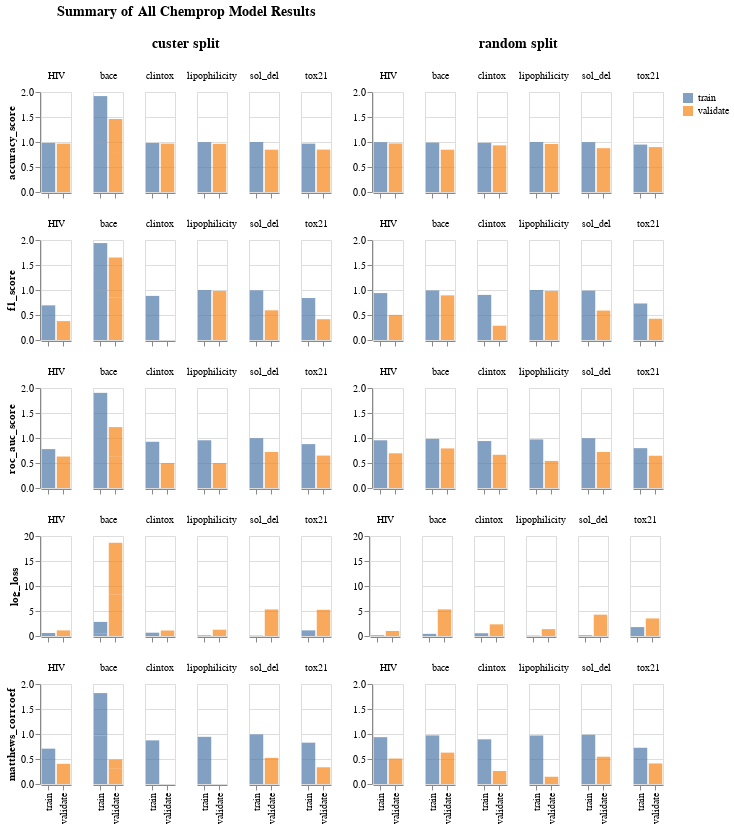

Here is the notebook cell this chart was saved with:
### Code cell
stack = None
chart = None

for i, metric in enumerate(vis_df['metric'].unique()):
    for j, split_type in enumerate(vis_df['split_method'].unique()):
        chart_title = None
        y_title = None
        x_labels = False

        if i == 0: 
            chart_title = "\n" + split_type + " split"

        if i ==0 and j == 0:
            chart_title = ["Summary of All Chemprop Model Results", "", chart_title]
        
        if i == len(vis_df['metric'].unique()) - 1:
            x_labels = True

        if j == 0: y_title = metric

        plot = alt.Chart(vis_df[(vis_df['metric'] == metric) & (vis_df['split_method'] == split_type)]
        ).mark_bar(opacity = 0.7).encode(
                y = alt.Y("score:Q", title = y_title),
                x = alt.X("split_id:N", title= None, axis = alt.Axis(labels = x_labels)),
                color = alt.Color("split_id:N", title = None),
                column =  alt.Row("dataset:N", title = chart_title, header=alt.Header(titleFontSize=14))
                ).properties(width = 30, height = 100)

    
        if not stack:
            stack = plot
        else:
            stack = alt.hconcat(
                stack,
                plot).resolve_scale(
                    y='shared')
            # stack = stack | plot
            # stack.resolve_scale(y = 'shared')

    if not chart:
            chart = stack
    else:
        chart = chart & stack
    stack = None

chart

### Figure 1 — Vega-Lite specification as saved in the notebook (floating-point values rounded to 4 significant figures)
{"config": {"view": {"continuousWidth": 400, "continuousHeight": 300}}, "vconcat": [{"hconcat": [{"data": {"name": "data-8a637bf89081c3ed2e08f4b989cc985f"}, "mark": {"type": "bar", "opacity": 0.7}, "encoding": {"color": {"field": "split_id", "title": null, "type": "nominal"}, "column": {"field": "dataset", "header": {"titleFontSize": 14}, "title": ["Summary of All Chemprop Model Results", "", "\ncuster split"], "type": "nominal"}, "x": {"axis": {"labels": false}, "field": "split_id", "title": null, "type": "nominal"}, "y": {"field": "score", "title": "accuracy_score", "type": "quantitative"}}, "height": 100, "width": 30}, {"data": {"name": "data-3a767518e824bedeeb6aaea7820103e8"}, "mark": {"type": "bar", "opacity": 0.7}, "encoding": {"color": {"field": "split_id", "title": null, "type": "nominal"}, "column": {"field": "dataset", "header": {"titleFontSize": 14}, "title": "\nrandom split", "type": "nominal"}, "x": {"axis": {"labels": false}, "field": "split_id", "title": null, "type": "nominal"}, "y": {"field": "score", "title": null, "type": "quantitative"}}, "height": 100, "width": 30}], "resolve": {"scale": {"y": "shared"}}}, {"hconcat": [{"data": {"name": "data-fd460ac88901b4a2e198334761c3339e"}, "mark": {"type": "bar", "opacity": 0.7}, "encoding": {"color": {"field": "split_id", "title": null, "type": "nominal"}, "column": {"field": "dataset", "header": {"titleFontSize": 14}, "title": null, "type": "nominal"}, "x": {"axis": {"labels": false}, "field": "split_id", "title": null, "type": "nominal"}, "y": {"field": "score", "title": "f1_score", "type": "quantitative"}}, "height": 100, "width": 30}, {"data": {"name": "data-214bc18a24bacf2f9cf74572569aaabb"}, "mark": {"type": "bar", "opacity": 0.7}, "encoding": {"color": {"field": "split_id", "title": null, "type": "nominal"}, "column": {"field": "dataset", "header": {"titleFontSize": 14}, "title": null, "type": "nominal"}, "x": {"axis": {"labels": false}, "field": "split_id", "title": null, "type": "nominal"}, "y": {"field": "score", "title": null, "type": "quantitative"}}, "height": 100, "width": 30}], "resolve": {"scale": {"y": "shared"}}}, {"hconcat": [{"data": {"name": "data-51d85cf015390aa3a0c3ff42a5bc7448"}, "mark": {"type": "bar", "opacity": 0.7}, "encoding": {"color": {"field": "split_id", "title": null, "type": "nominal"}, "column": {"field": "dataset", "header": {"titleFontSize": 14}, "title": null, "type": "nominal"}, "x": {"axis": {"labels": false}, "field": "split_id", "title": null, "type": "nominal"}, "y": {"field": "score", "title": "roc_auc_score", "type": "quantitative"}}, "height": 100, "width": 30}, {"data": {"name": "data-875b226dff86a39f240b36473241d7ee"}, "mark": {"type": "bar", "opacity": 0.7}, "encoding": {"color": {"field": "split_id", "title": null, "type": "nominal"}, "column": {"field": "dataset", "header": {"titleFontSize": 14}, "title": null, "type": "nominal"}, "x": {"axis": {"labels": false}, "field": "split_id", "title": null, "type": "nominal"}, "y": {"field": "score", "title": null, "type": "quantitative"}}, "height": 100, "width": 30}], "resolve": {"scale": {"y": "shared"}}}, {"hconcat": [{"data": {"name": "data-fea2c46d9871bb22f0da810082716906"}, "mark": {"type": "bar", "opacity": 0.7}, "encoding": {"color": {"field": "split_id", "title": null, "type": "nominal"}, "column": {"field": "dataset", "header": {"titleFontSize": 14}, "title": null, "type": "nominal"}, "x": {"axis": {"labels": false}, "field": "split_id", "title": null, "type": "nominal"}, "y": {"field": "score", "title": "log_loss", "type": "quantitative"}}, "height": 100, "width": 30}, {"data": {"name": "data-9696b86d95910e45990e5b47fe67a41d"}, "mark": {"type": "bar", "opacity": 0.7}, "encoding": {"color": {"field": "split_id", "title": null, "type": "nominal"}, "column": {"field": "dataset", "header": {"titleFontSize": 14}, "title": null, "type": "nominal"}, "x": {"axis": {"labels": false}, "field": "split_id", "title": null, "type": "nominal"}, "y": {"field": "score", "title": null, "type": "quantitative"}}, "height": 100, "width": 30}], "resolve": {"scale": {"y": "shared"}}}, {"hconcat": [{"data": {"name": "data-2d704acb8864cbeb099fa6fe1321620e"}, "mark": {"type": "bar", "opacity": 0.7}, "encoding": {"color": {"field": "split_id", "title": null, "type": "nominal"}, "column": {"field": "dataset", "header": {"titleFontSize": 14}, "title": null, "type": "nominal"}, "x": {"axis": {"labels": true}, "field": "split_id", "title": null, "type": "nominal"}, "y": {"field": "score", "title": "matthews_corrcoef", "type": "quantitative"}}, "height": 100, "width": 30}, {"data": {"name": "data-56884d3c28cb8beb768ae3412218762e"}, "mark": {"type": "bar", "opacity": 0.7}, "encoding": {"color": {"field": "split_id", "title": null, "type": "nominal"}, "column": {"field": "dataset", "header": {"titleFontSize": 14}, "title": null, "type": "nominal"}, "x": {"axis": {"labels": true}, "field": "split_id", "title": null, "type": "nominal"}, "y": {"field": "score", "title": null, "type": "quantitative"}}, "height": 100, "width": 30}], "resolve": {"scale": {"y": "shared"}}}], "$schema": "https://vega.github.io/schema/vega-lite/v4.17.0.json", "datasets": {"data-8a637bf89081c3ed2e08f4b989cc985f": [{"result_file": "bace-cluster-train-pred-hyperopt.csv", "dataset": "bace", "split_id": "train", "split_method": "custer", "metric": "accuracy_score", "score": 0.9868}, {"result_file": "bace-cluster-train-pred.csv", "dataset": "bace", "split_id": "train", "split_method": "custer", "metric": "accuracy_score", "score": 0.9316}, {"result_file": "bace-cluster-validate-pred-hyperopt.csv", "dataset": "bace", "split_id": "validate", "split_method": "custer", "metric": "accuracy_score", "score": 0.7611}, {"result_file": "bace-cluster-validate-pred.csv", "dataset": "bace", "split_id": "validate", "split_method": "custer", "metric": "accuracy_score", "score": 0.6991}, {"result_file": "clintox-cluster-train-pred.csv", "dataset": "clintox", "split_id": "train", "split_method": "custer", "metric": "accuracy_score", "score": 0.9809}, {"result_file": "clintox-cluster-validate-pred.csv", "dataset": "clintox", "split_id": "validate", "split_method": "custer", "metric": "accuracy_score", "score": 0.9683}, {"result_file": "deepchem_Lipophilicity-cluster-train-pred.csv", "dataset": "lipophilicity", "split_id": "train", "split_method": "custer", "metric": "accuracy_score", "score": 0.9964}, {"result_file": "deepchem_Lipophilicity-cluster-validate-pred.csv", "dataset": "lipophilicity", "split_id": "validate", "split_method": "custer", "metric": "accuracy_score", "score": 0.9635}, {"result_file": "HIV-cluster-train-pred.csv", "dataset": "HIV", "split_id": "train", "split_method": "custer", "metric": "accuracy_score", "score": 0.9829}, {"result_file": "HIV-cluster-validate-pred.csv", "dataset": "HIV", "split_id": "validate", "split_method": "custer", "metric": "accuracy_score", "score": 0.9674}, {"result_file": "sol_del-cluster-train-pred.csv", "dataset": "sol_del", "split_id": "train", "split_method": "custer", "metric": "accuracy_score", "score": 0.9979}, {"result_file": "sol_del-cluster-validate-pred.csv", "dataset": "sol_del", "split_id": "validate", "split_method": "custer", "metric": "accuracy_score", "score": 0.8462}, {"result_file": "tox21-cluster-train-pred.csv", "dataset": "tox21", "split_id": "train", "split_method": "custer", "metric": "accuracy_score", "score": 0.9673}, {"result_file": "tox21-cluster-validate-pred.csv", "dataset": "tox21", "split_id": "validate", "split_method": "custer", "metric": "accuracy_score", "score": 0.8483}], "data-3a767518e824bedeeb6aaea7820103e8": [{"result_file": "bace-random-train-pred.csv", "dataset": "bace", "split_id": "train", "split_method": "random", "metric": "accuracy_score", "score": 0.9876}, {"result_file": "bace-random-validate-pred.csv", "dataset": "bace", "split_id": "validate", "split_method": "random", "metric": "accuracy_score", "score": 0.8458}, {"result_file": "clintox-random-train-pred.csv", "dataset": "clintox", "split_id": "train", "split_method": "random", "metric": "accuracy_score", "score": 0.9841}, {"result_file": "clintox-random-validate-pred.csv", "dataset": "clintox", "split_id": "validate", "split_method": "random", "metric": "accuracy_score", "score": 0.9324}, {"result_file": "deepchem_Lipophilicity-random-train-pred.csv", "dataset": "lipophilicity", "split_id": "train", "split_method": "random", "metric": "accuracy_score", "score": 0.998}, {"result_file": "deepchem_Lipophilicity-random-validate-pred.csv", "dataset": "lipophilicity", "split_id": "validate", "split_method": "random", "metric": "accuracy_score", "score": 0.9603}, {"result_file": "HIV-random-train-pred.csv", "dataset": "HIV", "split_id": "train", "split_method": "random", "metric": "accuracy_score", "score": 0.9959}, {"result_file": "HIV-random-validate-pred.csv", "dataset": "HIV", "split_id": "validate", "split_method": "random", "metric": "accuracy_score", "score": 0.9708}, {"result_file": "sol_del-random-train-pred.csv", "dataset": "sol_del", "split_id": "train", "split_method": "random", "metric": "accuracy_score", "score": 0.9958}, {"result_file": "sol_del-random-validate-pred.csv", "dataset": "sol_del", "split_id": "validate", "split_method": "random", "metric": "accuracy_score", "score": 0.8765}, {"result_file": "tox21-random-train-pred.csv", "dataset": "tox21", "split_id": "train", "split_method": "random", "metric": "accuracy_score", "score": 0.9484}, {"result_file": "tox21-random-validate-pred.csv", "dataset": "tox21", "split_id": "validate", "split_method": "random", "metric": "accuracy_score", "score": 0.8983}], "data-fd460ac88901b4a2e198334761c3339e": [{"result_file": "bace-cluster-train-pred-hyperopt.csv", "dataset": "bace", "split_id": "train", "split_method": "custer", "metric": "f1_score", "score": 0.99}, {"result_file": "bace-cluster-train-pred.csv", "dataset": "bace", "split_id": "train", "split_method": "custer", "metric": "f1_score", "score": 0.9484}, {"result_file": "bace-cluster-validate-pred-hyperopt.csv", "dataset": "bace", "split_id": "validate", "split_method": "custer", "metric": "f1_score", "score": 0.8475}, {"result_file": "bace-cluster-validate-pred.csv", "dataset": "bace", "split_id": "validate", "split_method": "custer", "metric": "f1_score", "score": 0.8023}, {"result_file": "clintox-cluster-train-pred.csv", "dataset": "clintox", "split_id": "train", "split_method": "custer", "metric": "f1_score", "score": 0.8824}, {"result_file": "clintox-cluster-validate-pred.csv", "dataset": "clintox", "split_id": "validate", "split_method": "custer", "metric": "f1_score", "score": 0.0}, {"result_file": "deepchem_Lipophilicity-cluster-train-pred.csv", "dataset": "lipophilicity", "split_id": "train", "split_method": "custer", "metric": "f1_score", "score": 0.9981}, {"result_file": "deepchem_Lipophilicity-cluster-validate-pred.csv", "dataset": "lipophilicity", "split_id": "validate", "split_method": "custer", "metric": "f1_score", "score": 0.9814}, {"result_file": "HIV-cluster-train-pred.csv", "dataset": "HIV", "split_id": "train", "split_method": "custer", "metric": "f1_score", "score": 0.693}, {"result_file": "HIV-cluster-validate-pred.csv", "dataset": "HIV", "split_id": "validate", "split_method": "custer", "metric": "f1_score", "score": 0.3777}, {"result_file": "sol_del-cluster-train-pred.csv", "dataset": "sol_del", "split_id": "train", "split_method": "custer", "metric": "f1_score", "score": 0.9932}, {"result_file": "sol_del-cluster-validate-pred.csv", "dataset": "sol_del", "split_id": "validate", "split_method": "custer", "metric": "f1_score", "score": 0.5938}, {"result_file": "tox21-cluster-train-pred.csv", "dataset": "tox21", "split_id": "train", "split_method": "custer", "metric": "f1_score", "score": 0.8392}, {"result_file": "tox21-cluster-validate-pred.csv", "dataset": "tox21", "split_id": "validate", "split_method": "custer", "metric": "f1_score", "score": 0.4157}], "data-214bc18a24bacf2f9cf74572569aaabb": [{"result_file": "bace-random-train-pred.csv", "dataset": "bace", "split_id": "train", "split_method": "random", "metric": "f1_score", "score": 0.9907}, {"result_file": "bace-random-validate-pred.csv", "dataset": "bace", "split_id": "validate", "split_method": "random", "metric": "f1_score", "score": 0.893}, {"result_file": "clintox-random-train-pred.csv", "dataset": "clintox", "split_id": "train", "split_method": "random", "metric": "f1_score", "score": 0.902}, {"result_file": "clintox-random-validate-pred.csv", "dataset": "clintox", "split_id": "validate", "split_method": "random", "metric": "f1_score", "score": 0.2857}, {"result_file": "deepchem_Lipophilicity-random-train-pred.csv", "dataset": "lipophilicity", "split_id": "train", "split_method": "random", "metric": "f1_score", "score": 0.999}, {"result_file": "deepchem_Lipophilicity-random-validate-pred.csv", "dataset": "lipophilicity", "split_id": "validate", "split_method": "random", "metric": "f1_score", "score": 0.9797}, {"result_file": "HIV-random-train-pred.csv", "dataset": "HIV", "split_id": "train", "split_method": "random", "metric": "f1_score", "score": 0.9383}, {"result_file": "HIV-random-validate-pred.csv", "dataset": "HIV", "split_id": "validate", "split_method": "random", "metric": "f1_score", "score": 0.5028}, {"result_file": "sol_del-random-train-pred.csv", "dataset": "sol_del", "split_id": "train", "split_method": "random", "metric": "f1_score", "score": 0.987}, {"result_file": "sol_del-random-validate-pred.csv", "dataset": "sol_del", "split_id": "validate", "split_method": "random", "metric": "f1_score", "score": 0.5882}, {"result_file": "tox21-random-train-pred.csv", "dataset": "tox21", "split_id": "train", "split_method": "random", "metric": "f1_score", "score": 0.7305}, {"result_file": "tox21-random-validate-pred.csv", "dataset": "tox21", "split_id": "validate", "split_method": "random", "metric": "f1_score", "score": 0.4253}], "data-51d85cf015390aa3a0c3ff42a5bc7448": [{"result_file": "bace-cluster-train-pred-hyperopt.csv", "dataset": "bace", "split_id": "train", "split_method": "custer", "metric": "roc_auc_score", "score": 0.9829}, {"result_file": "bace-cluster-train-pred.csv", "dataset": "bace", "split_id": "train", "split_method": "custer", "metric": "roc_auc_score", "score": 0.9199}, {"result_file": "bace-cluster-validate-pred-hyperopt.csv", "dataset": "bace", "split_id": "validate", "split_method": "custer", "metric": "roc_auc_score", "score": 0.6355}, {"result_file": "bace-cluster-validate-pred.csv", "dataset": "bace", "split_id": "validate", "split_method": "custer", "metric": "roc_auc_score", "score": 0.5827}, {"result_file": "clintox-cluster-train-pred.csv", "dataset": "clintox", "split_id": "train", "split_method": "custer", "metric": "roc_auc_score", "score": 0.9247}, {"result_file": "clintox-cluster-validate-pred.csv", "dataset": "clintox", "split_id": "validate", "split_method": "custer", "metric": "roc_auc_score", "score": 0.5}, {"result_file": "deepchem_Lipophilicity-cluster-train-pred.csv", "dataset": "lipophilicity", "split_id": "train", "split_method": "custer", "metric": "roc_auc_score", "score": 0.9546}, {"result_file": "deepchem_Lipophilicity-cluster-validate-pred.csv", "dataset": "lipophilicity", "split_id": "validate", "split_method": "custer", "metric": "roc_auc_score", "score": 0.5}, {"result_file": "HIV-cluster-train-pred.csv", "dataset": "HIV", "split_id": "train", "split_method": "custer", "metric": "roc_auc_score", "score": 0.7777}, {"result_file": "HIV-cluster-validate-pred.csv", "dataset": "HIV", "split_id": "validate", "split_method": "custer", "metric": "roc_auc_score", "score": 0.6299}, {"result_file": "sol_del-cluster-train-pred.csv", "dataset": "sol_del", "split_id": "train", "split_method": "custer", "metric": "roc_auc_score", "score": 0.996}, {"result_file": "sol_del-cluster-validate-pred.csv", "dataset": "sol_del", "split_id": "validate", "split_method": "custer", "metric": "roc_auc_score", "score": 0.7205}, {"result_file": "tox21-cluster-train-pred.csv", "dataset": "tox21", "split_id": "train", "split_method": "custer", "metric": "roc_auc_score", "score": 0.8778}, {"result_file": "tox21-cluster-validate-pred.csv", "dataset": "tox21", "split_id": "validate", "split_method": "custer", "metric": "roc_auc_score", "score": 0.6487}], "data-875b226dff86a39f240b36473241d7ee": [{"result_file": "bace-random-train-pred.csv", "dataset": "bace", "split_id": "train", "split_method": "random", "metric": "roc_auc_score", "score": 0.982}, {"result_file": "bace-random-validate-pred.csv", "dataset": "bace", "split_id": "validate", "split_method": "random", "metric": "roc_auc_score", "score": 0.7919}, {"result_file": "clintox-random-train-pred.csv", "dataset": "clintox", "split_id": "train", "split_method": "random", "metric": "roc_auc_score", "score": 0.9388}, {"result_file": "clintox-random-validate-pred.csv", "dataset": "clintox", "split_id": "validate", "split_method": "random", "metric": "roc_auc_score", "score": 0.6641}, {"result_file": "deepchem_Lipophilicity-random-train-pred.csv", "dataset": "lipophilicity", "split_id": "train", "split_method": "random", "metric": "roc_auc_score", "score": 0.9715}, {"result_file": "deepchem_Lipophilicity-random-validate-pred.csv", "dataset": "lipophilicity", "split_id": "validate", "split_method": "random", "metric": "roc_auc_score", "score": 0.5413}, {"result_file": "HIV-random-train-pred.csv", "dataset": "HIV", "split_id": "train", "split_method": "random", "metric": "roc_auc_score", "score": 0.9541}, {"result_file": "HIV-random-validate-pred.csv", "dataset": "HIV", "split_id": "validate", "split_method": "random", "metric": "roc_auc_score", "score": 0.6944}, {"result_file": "sol_del-random-train-pred.csv", "dataset": "sol_del", "split_id": "train", "split_method": "random", "metric": "roc_auc_score", "score": 0.9949}, {"result_file": "sol_del-random-validate-pred.csv", "dataset": "sol_del", "split_id": "validate", "split_method": "random", "metric": "roc_auc_score", "score": 0.7199}, {"result_file": "tox21-random-train-pred.csv", "dataset": "tox21", "split_id": "train", "split_method": "random", "metric": "roc_auc_score", "score": 0.7969}, {"result_file": "tox21-random-validate-pred.csv", "dataset": "tox21", "split_id": "validate", "split_method": "random", "metric": "roc_auc_score", "score": 0.645}], "data-fea2c46d9871bb22f0da810082716906": [{"result_file": "bace-cluster-train-pred-hyperopt.csv", "dataset": "bace", "split_id": "train", "split_method": "custer", "metric": "log_loss", "score": 0.4562}, {"result_file": "bace-cluster-train-pred.csv", "dataset": "bace", "split_id": "train", "split_method": "custer", "metric": "log_loss", "score": 2.362}, {"result_file": "bace-cluster-validate-pred-hyperopt.csv", "dataset": "bace", "split_id": "validate", "split_method": "custer", "metric": "log_loss", "score": 8.253}, {"result_file": "bace-cluster-validate-pred.csv", "dataset": "bace", "split_id": "validate", "split_method": "custer", "metric": "log_loss", "score": 10.39}, {"result_file": "clintox-cluster-train-pred.csv", "dataset": "clintox", "split_id": "train", "split_method": "custer", "metric": "log_loss", "score": 0.6595}, {"result_file": "clintox-cluster-validate-pred.csv", "dataset": "clintox", "split_id": "validate", "split_method": "custer", "metric": "log_loss", "score": 1.094}, {"result_file": "deepchem_Lipophilicity-cluster-train-pred.csv", "dataset": "lipophilicity", "split_id": "train", "split_method": "custer", "metric": "log_loss", "score": 0.1258}, {"result_file": "deepchem_Lipophilicity-cluster-validate-pred.csv", "dataset": "lipophilicity", "split_id": "validate", "split_method": "custer", "metric": "log_loss", "score": 1.261}, {"result_file": "HIV-cluster-train-pred.csv", "dataset": "HIV", "split_id": "train", "split_method": "custer", "metric": "log_loss", "score": 0.5918}, {"result_file": "HIV-cluster-validate-pred.csv", "dataset": "HIV", "split_id": "validate", "split_method": "custer", "metric": "log_loss", "score": 1.125}, {"result_file": "sol_del-cluster-train-pred.csv", "dataset": "sol_del", "split_id": "train", "split_method": "custer", "metric": "log_loss", "score": 0.07203}, {"result_file": "sol_del-cluster-validate-pred.csv", "dataset": "sol_del", "split_id": "validate", "split_method": "custer", "metric": "log_loss", "score": 5.314}, {"result_file": "tox21-cluster-train-pred.csv", "dataset": "tox21", "split_id": "train", "split_method": "custer", "metric": "log_loss", "score": 1.129}, {"result_file": "tox21-cluster-validate-pred.csv", "dataset": "tox21", "split_id": "validate", "split_method": "custer", "metric": "log_loss", "score": 5.241}], "data-9696b86d95910e45990e5b47fe67a41d": [{"result_file": "bace-random-train-pred.csv", "dataset": "bace", "split_id": "train", "split_method": "random", "metric": "log_loss", "score": 0.4297}, {"result_file": "bace-random-validate-pred.csv", "dataset": "bace", "split_id": "validate", "split_method": "random", "metric": "log_loss", "score": 5.325}, {"result_file": "clintox-random-train-pred.csv", "dataset": "clintox", "split_id": "train", "split_method": "random", "metric": "log_loss", "score": 0.55}, {"result_file": "clintox-random-validate-pred.csv", "dataset": "clintox", "split_id": "validate", "split_method": "random", "metric": "log_loss", "score": 2.334}, {"result_file": "deepchem_Lipophilicity-random-train-pred.csv", "dataset": "lipophilicity", "split_id": "train", "split_method": "random", "metric": "log_loss", "score": 0.06772}, {"result_file": "deepchem_Lipophilicity-random-validate-pred.csv", "dataset": "lipophilicity", "split_id": "validate", "split_method": "random", "metric": "log_loss", "score": 1.371}, {"result_file": "HIV-random-train-pred.csv", "dataset": "HIV", "split_id": "train", "split_method": "random", "metric": "log_loss", "score": 0.1433}, {"result_file": "HIV-random-validate-pred.csv", "dataset": "HIV", "split_id": "validate", "split_method": "random", "metric": "log_loss", "score": 1.008}, {"result_file": "sol_del-random-train-pred.csv", "dataset": "sol_del", "split_id": "train", "split_method": "random", "metric": "log_loss", "score": 0.1442}, {"result_file": "sol_del-random-validate-pred.csv", "dataset": "sol_del", "split_id": "validate", "split_method": "random", "metric": "log_loss", "score": 4.267}, {"result_file": "tox21-random-train-pred.csv", "dataset": "tox21", "split_id": "train", "split_method": "random", "metric": "log_loss", "score": 1.781}, {"result_file": "tox21-random-validate-pred.csv", "dataset": "tox21", "split_id": "validate", "split_method": "random", "metric": "log_loss", "score": 3.514}], "data-2d704acb8864cbeb099fa6fe1321620e": [{"result_file": "bace-cluster-train-pred-hyperopt.csv", "dataset": "bace", "split_id": "train", "split_method": "custer", "metric": "matthews_corrcoef", "score": 0.9707}, {"result_file": "bace-cluster-train-pred.csv", "dataset": "bace", "split_id": "train", "split_method": "custer", "metric": "matthews_corrcoef", "score": 0.8474}, {"result_file": "bace-cluster-validate-pred-hyperopt.csv", "dataset": "bace", "split_id": "validate", "split_method": "custer", "metric": "matthews_corrcoef", "score": 0.3151}, {"result_file": "bace-cluster-validate-pred.csv", "dataset": "bace", "split_id": "validate", "split_method": "custer", "metric": "matthews_corrcoef", "score": 0.1762}, {"result_file": "clintox-cluster-train-pred.csv", "dataset": "clintox", "split_id": "train", "split_method": "custer", "metric": "matthews_corrcoef", "score": 0.8724}, {"result_file": "clintox-cluster-validate-pred.csv", "dataset": "clintox", "split_id": "validate", "split_method": "custer", "metric": "matthews_corrcoef", "score": 0.0}, {"result_file": "deepchem_Lipophilicity-cluster-train-pred.csv", "dataset": "lipophilicity", "split_id": "train", "split_method": "custer", "metric": "matthews_corrcoef", "score": 0.9435}, {"result_file": "deepchem_Lipophilicity-cluster-validate-pred.csv", "dataset": "lipophilicity", "split_id": "validate", "split_method": "custer", "metric": "matthews_corrcoef", "score": 0.0}, {"result_file": "HIV-cluster-train-pred.csv", "dataset": "HIV", "split_id": "train", "split_method": "custer", "metric": "matthews_corrcoef", "score": 0.7072}, {"result_file": "HIV-cluster-validate-pred.csv", "dataset": "HIV", "split_id": "validate", "split_method": "custer", "metric": "matthews_corrcoef", "score": 0.404}, {"result_file": "sol_del-cluster-train-pred.csv", "dataset": "sol_del", "split_id": "train", "split_method": "custer", "metric": "matthews_corrcoef", "score": 0.9919}, {"result_file": "sol_del-cluster-validate-pred.csv", "dataset": "sol_del", "split_id": "validate", "split_method": "custer", "metric": "matthews_corrcoef", "score": 0.5234}, {"result_file": "tox21-cluster-train-pred.csv", "dataset": "tox21", "split_id": "train", "split_method": "custer", "metric": "matthews_corrcoef", "score": 0.8264}, {"result_file": "tox21-cluster-validate-pred.csv", "dataset": "tox21", "split_id": "validate", "split_method": "custer", "metric": "matthews_corrcoef", "score": 0.3345}], "data-56884d3c28cb8beb768ae3412218762e": [{"result_file": "bace-random-train-pred.csv", "dataset": "bace", "split_id": "train", "split_method": "random", "metric": "matthews_corrcoef", "score": 0.9721}, {"result_file": "bace-random-validate-pred.csv", "dataset": "bace", "split_id": "validate", "split_method": "random", "metric": "matthews_corrcoef", "score": 0.6278}, {"result_file": "clintox-random-train-pred.csv", "dataset": "clintox", "split_id": "train", "split_method": "random", "metric": "matthews_corrcoef", "score": 0.8935}, {"result_file": "clintox-random-validate-pred.csv", "dataset": "clintox", "split_id": "validate", "split_method": "random", "metric": "matthews_corrcoef", "score": 0.2606}, {"result_file": "deepchem_Lipophilicity-random-train-pred.csv", "dataset": "lipophilicity", "split_id": "train", "split_method": "random", "metric": "matthews_corrcoef", "score": 0.9701}, {"result_file": "deepchem_Lipophilicity-random-validate-pred.csv", "dataset": "lipophilicity", "split_id": "validate", "split_method": "random", "metric": "matthews_corrcoef", "score": 0.1448}, {"result_file": "HIV-random-train-pred.csv", "dataset": "HIV", "split_id": "train", "split_method": "random", "metric": "matthews_corrcoef", "score": 0.9367}, {"result_file": "HIV-random-validate-pred.csv", "dataset": "HIV", "split_id": "validate", "split_method": "random", "metric": "matthews_corrcoef", "score": 0.509}, {"result_file": "sol_del-random-train-pred.csv", "dataset": "sol_del", "split_id": "train", "split_method": "random", "metric": "matthews_corrcoef", "score": 0.9846}, {"result_file": "sol_del-random-validate-pred.csv", "dataset": "sol_del", "split_id": "validate", "split_method": "random", "metric": "matthews_corrcoef", "score": 0.5456}, {"result_file": "tox21-random-train-pred.csv", "dataset": "tox21", "split_id": "train", "split_method": "random", "metric": "matthews_corrcoef", "score": 0.7248}, {"result_file": "tox21-random-validate-pred.csv", "dataset": "tox21", "split_id": "validate", "split_method": "random", "metric": "matthews_corrcoef", "score": 0.4117}]}}
